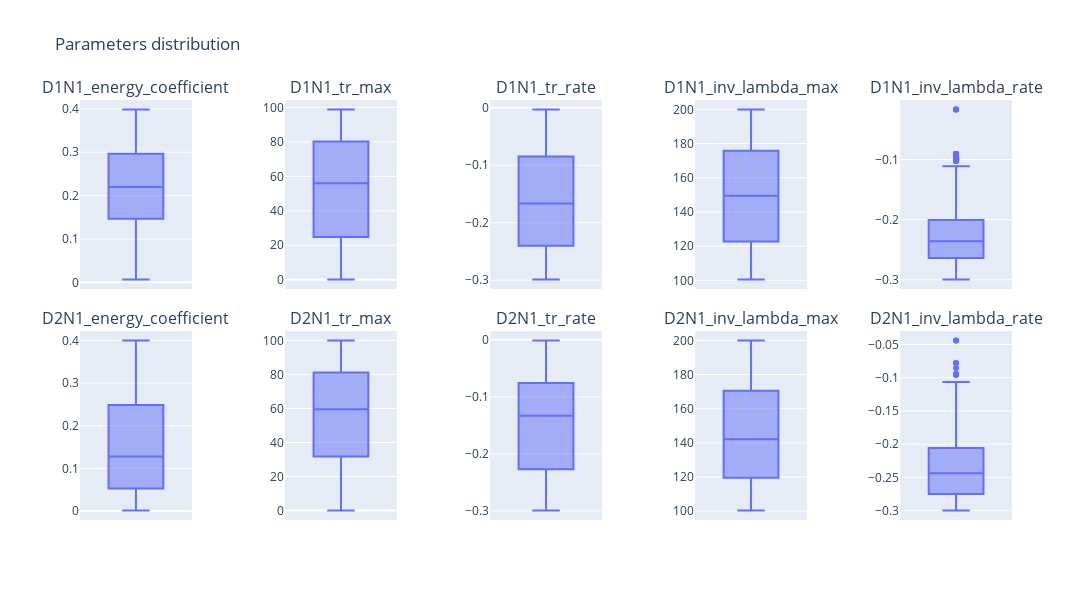

Source (notebook cell):
### Code cell
fig = viewer.box_plot(5, nbest=1000)
fig.show()

### Figure 1 — Plotly figure (JSON) as saved in the notebook; plotly's stock layout.template omitted (floating-point values rounded to 4 significant figures; data arrays with more than 128 entries replaced by an {"elided": "..."} marker saying what was removed)
{"data": [{"alignmentgroup": "True", "hovertemplate": "D1N1_energy_coefficient=%{y}<extra></extra>", "legendgroup": "", "marker": {"color": "#636efa"}, "name": "", "notched": false, "offsetgroup": "", "orientation": "v", "showlegend": false, "type": "box", "x0": " ", "xaxis": "x", "y": {"elided": "1000 float values"}, "y0": " ", "yaxis": "y"}, {"alignmentgroup": "True", "hovertemplate": "D1N1_tr_max=%{y}<extra></extra>", "legendgroup": "", "marker": {"color": "#636efa"}, "name": "", "notched": false, "offsetgroup": "", "orientation": "v", "showlegend": false, "type": "box", "x0": " ", "xaxis": "x2", "y": {"elided": "1000 float values"}, "y0": " ", "yaxis": "y2"}, {"alignmentgroup": "True", "hovertemplate": "D1N1_tr_rate=%{y}<extra></extra>", "legendgroup": "", "marker": {"color": "#636efa"}, "name": "", "notched": false, "offsetgroup": "", "orientation": "v", "showlegend": false, "type": "box", "x0": " ", "xaxis": "x3", "y": {"elided": "1000 float values"}, "y0": " ", "yaxis": "y3"}, {"alignmentgroup": "True", "hovertemplate": "D1N1_inv_lambda_max=%{y}<extra></extra>", "legendgroup": "", "marker": {"color": "#636efa"}, "name": "", "notched": false, "offsetgroup": "", "orientation": "v", "showlegend": false, "type": "box", "x0": " ", "xaxis": "x4", "y": {"elided": "1000 float values"}, "y0": " ", "yaxis": "y4"}, {"alignmentgroup": "True", "hovertemplate": "D1N1_inv_lambda_rate=%{y}<extra></extra>", "legendgroup": "", "marker": {"color": "#636efa"}, "name": "", "notched": false, "offsetgroup": "", "orientation": "v", "showlegend": false, "type": "box", "x0": " ", "xaxis": "x5", "y": {"elided": "1000 float values"}, "y0": " ", "yaxis": "y5"}, {"alignmentgroup": "True", "hovertemplate": "D2N1_energy_coefficient=%{y}<extra></extra>", "legendgroup": "", "marker": {"color": "#636efa"}, "name": "", "notched": false, "offsetgroup": "", "orientation": "v", "showlegend": false, "type": "box", "x0": " ", "xaxis": "x6", "y": {"elided": "1000 float values"}, "y0": " ", "yaxis": "y6"}, {"alignmentgroup": "True", "hovertemplate": "D2N1_tr_max=%{y}<extra></extra>", "legendgroup": "", "marker": {"color": "#636efa"}, "name": "", "notched": false, "offsetgroup": "", "orientation": "v", "showlegend": false, "type": "box", "x0": " ", "xaxis": "x7", "y": {"elided": "1000 float values"}, "y0": " ", "yaxis": "y7"}, {"alignmentgroup": "True", "hovertemplate": "D2N1_tr_rate=%{y}<extra></extra>", "legendgroup": "", "marker": {"color": "#636efa"}, "name": "", "notched": false, "offsetgroup": "", "orientation": "v", "showlegend": false, "type": "box", "x0": " ", "xaxis": "x8", "y": {"elided": "1000 float values"}, "y0": " ", "yaxis": "y8"}, {"alignmentgroup": "True", "hovertemplate": "D2N1_inv_lambda_max=%{y}<extra></extra>", "legendgroup": "", "marker": {"color": "#636efa"}, "name": "", "notched": false, "offsetgroup": "", "orientation": "v", "showlegend": false, "type": "box", "x0": " ", "xaxis": "x9", "y": {"elided": "1000 float values"}, "y0": " ", "yaxis": "y9"}, {"alignmentgroup": "True", "hovertemplate": "D2N1_inv_lambda_rate=%{y}<extra></extra>", "legendgroup": "", "marker": {"color": "#636efa"}, "name": "", "notched": false, "offsetgroup": "", "orientation": "v", "showlegend": false, "type": "box", "x0": " ", "xaxis": "x10", "y": {"elided": "1000 float values"}, "y0": " ", "yaxis": "y10"}], "layout": {"annotations": [{"font": {"size": 16}, "showarrow": false, "text": "D1N1_energy_coefficient", "x": 0.06, "xanchor": "center", "xref": "paper", "y": 1, "yanchor": "bottom", "yref": "paper"}, {"font": {"size": 16}, "showarrow": false, "text": "D1N1_tr_max", "x": 0.28, "xanchor": "center", "xref": "paper", "y": 1, "yanchor": "bottom", "yref": "paper"}, {"font": {"size": 16}, "showarrow": false, "text": "D1N1_tr_rate", "x": 0.5, "xanchor": "center", "xref": "paper", "y": 1, "yanchor": "bottom", "yref": "paper"}, {"font": {"size": 16}, "showarrow": false, "text": "D1N1_inv_lambda_max", "x": 0.72, "xanchor": "center", "xref": "paper", "y": 1, "yanchor": "bottom", "yref": "paper"}, {"font": {"size": 16}, "showarrow": false, "text": "D1N1_inv_lambda_rate", "x": 0.94, "xanchor": "center", "xref": "paper", "y": 1, "yanchor": "bottom", "yref": "paper"}, {"font": {"size": 16}, "showarrow": false, "text": "D2N1_energy_coefficient", "x": 0.06, "xanchor": "center", "xref": "paper", "y": 0.45, "yanchor": "bottom", "yref": "paper"}, {"font": {"size": 16}, "showarrow": false, "text": "D2N1_tr_max", "x": 0.28, "xanchor": "center", "xref": "paper", "y": 0.45, "yanchor": "bottom", "yref": "paper"}, {"font": {"size": 16}, "showarrow": false, "text": "D2N1_tr_rate", "x": 0.5, "xanchor": "center", "xref": "paper", "y": 0.45, "yanchor": "bottom", "yref": "paper"}, {"font": {"size": 16}, "showarrow": false, "text": "D2N1_inv_lambda_max", "x": 0.72, "xanchor": "center", "xref": "paper", "y": 0.45, "yanchor": "bottom", "yref": "paper"}, {"font": {"size": 16}, "showarrow": false, "text": "D2N1_inv_lambda_rate", "x": 0.94, "xanchor": "center", "xref": "paper", "y": 0.45, "yanchor": "bottom", "yref": "paper"}], "height": 600, "title": {"text": "Parameters distribution"}, "width": 1500, "xaxis": {"anchor": "y", "domain": [0, 0.12]}, "xaxis10": {"anchor": "y10", "domain": [0.88, 1]}, "xaxis2": {"anchor": "y2", "domain": [0.22, 0.34]}, "xaxis3": {"anchor": "y3", "domain": [0.44, 0.56]}, "xaxis4": {"anchor": "y4", "domain": [0.66, 0.78]}, "xaxis5": {"anchor": "y5", "domain": [0.88, 1]}, "xaxis6": {"anchor": "y6", "domain": [0, 0.12]}, "xaxis7": {"anchor": "y7", "domain": [0.22, 0.34]}, "xaxis8": {"anchor": "y8", "domain": [0.44, 0.56]}, "xaxis9": {"anchor": "y9", "domain": [0.66, 0.78]}, "yaxis": {"anchor": "x", "domain": [0.55, 1]}, "yaxis10": {"anchor": "x10", "domain": [0, 0.45]}, "yaxis2": {"anchor": "x2", "domain": [0.55, 1]}, "yaxis3": {"anchor": "x3", "domain": [0.55, 1]}, "yaxis4": {"anchor": "x4", "domain": [0.55, 1]}, "yaxis5": {"anchor": "x5", "domain": [0.55, 1]}, "yaxis6": {"anchor": "x6", "domain": [0, 0.45]}, "yaxis7": {"anchor": "x7", "domain": [0, 0.45]}, "yaxis8": {"anchor": "x8", "domain": [0, 0.45]}, "yaxis9": {"anchor": "x9", "domain": [0, 0.45]}}}
